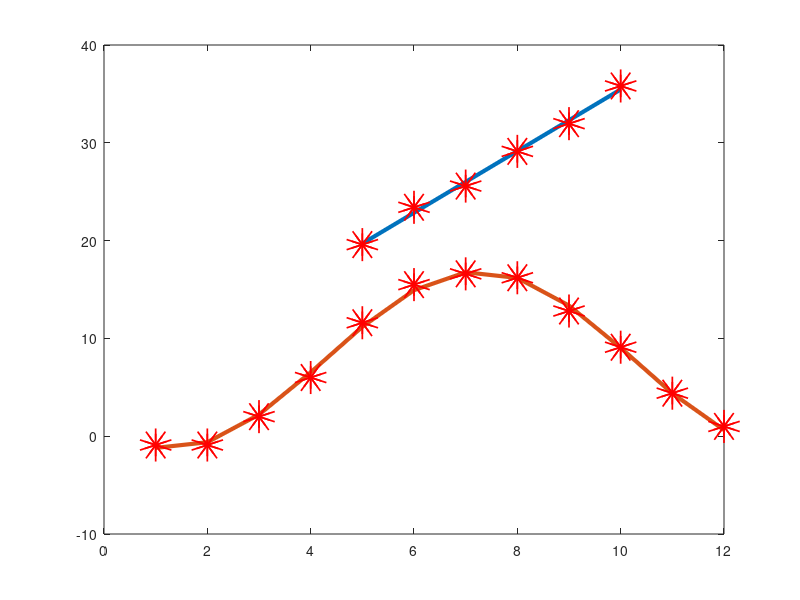

Write MATLAB code to recreate this figure.
%% Upgift 1
td=[5 6 7 8 9 10]';
yd=[19.5888 23.4043 25.5754 29.1231 31.9575 35.8116]'; 
A=[ones(size(td)) td];
x=A\yd; a=x(1); b=x(2);
n=length(td);
e=norm(A*x-yd)/sqrt(n);

y=a+b*td;
plot(td,y, 'linewidth', 3), hold on
for i=1:size(td)
     plot(td(i),yd(i), 'ro', 'markersize', 4, 'linewidth', 20)
end
%% Uppgift 2
clear all
close all
clc

td=[1 2 3 4 5 6 7 8 9 10 11 12]';
yd=[-0.9 -0.9 2.0 6.0 11.6 15.5 16.6 16.2 12.8 9.1 4.4 1.0]';

a=pi/6;

A=[ones(size(td)) sin(a*td) cos(a*td)];
x=A\yd;
n=length(td);
e=norm(A*x-yd)/sqrt(n);

y=x(1)+x(2)*sin(a*td)+x(3)*cos(a*td);
plot(td,y, 'linewidth', 3), hold on

for i=1:size(td)
     plot(td(i),yd(i), 'ro', 'markersize', 4, 'linewidth', 20)
end

hold off